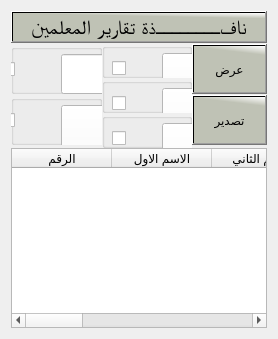
             <widget class="QWidget" name="tab_200">
              <attribute name="title">
               <string>تقارير المعلمين</string>
              </attribute>
              <layout class="QGridLayout" name="gridLayout_40">
               <item row="0" column="0">
                <layout class="QVBoxLayout" name="verticalLayout_27" stretch="5,35,60">
                 <property name="spacing">
                  <number>0</number>
                 </property>
                 <item>
                  <layout class="QGridLayout" name="gridLayout_41">
                   <item row="0" column="0">
                    <widget class="QPushButton" name="pushButton_224">
                     <property name="font">
                      <font>
                       <family>Motken K Sina</family>
                       <pointsize>15</pointsize>
                       <weight>9</weight>
                       <italic>false</italic>
                       <bold>false</bold>
                      </font>
                     </property>
                     <property name="cursor">
                      <cursorShape>PointingHandCursor</cursorShape>
                     </property>
                     <property name="styleSheet">
                      <string notr="true">background-color: qlineargradient(spread:pad, x1:0.964478, y1:0.193, x2:1, y2:0, stop:0 rgba(191, 194, 181, 255), stop:1 rgba(255, 255, 255, 255));
color:rgb(0, 0, 0);

  font: 75 15pt &quot;Motken K Sina&quot;;
color:rgb(0, 0, 0)</string>
                     </property>
                     <property name="text">
                      <string>نافــــــــذة تقارير المعلمين</string>
                     </property>
                     <property name="flat">
                      <bool>false</bool>
                     </property>
                    </widget>
                   </item>
                  </layout>
                 </item>
                 <item>
                  <layout class="QHBoxLayout" name="horizontalLayout_29" stretch="45,45,15">
                   <item>
                    <layout class="QVBoxLayout" name="verticalLayout_55" stretch="25,25">
                     <item>
                      <widget class="QGroupBox" name="groupBox_50">
                       <property name="maximumSize">
                        <size>
                         <width>500</width>
                         <height>50</height>
                        </size>
                       </property>
                       <property name="title">
                        <string/>
                       </property>
                       <widget class="QLineEdit" name="txtNameTeacher">
                        <property name="geometry">
                         <rect>
                          <x>50</x>
                          <y>10</y>
                          <width>221</width>
                          <height>40</height>
                         </rect>
                        </property>
                        <property name="maximumSize">
                         <size>
                          <width>16777215</width>
                          <height>40</height>
                         </size>
                        </property>
                        <property name="styleSheet">
                         <string notr="true">background-color:rgb(255, 255, 255);
color:rgb(0, 0, 0);
font: 10pt &quot;PT Bold Heading&quot;;</string>
                        </property>
                       </widget>
                       <widget class="QLabel" name="label_60">
                        <property name="geometry">
                         <rect>
                          <x>340</x>
                          <y>20</y>
                          <width>91</width>
                          <height>21</height>
                         </rect>
                        </property>
                        <property name="font">
                         <font>
                          <family>Motken K Sina</family>
                          <pointsize>10</pointsize>
                          <weight>50</weight>
                          <italic>false</italic>
                          <bold>false</bold>
                         </font>
                        </property>
                        <property name="styleSheet">
                         <string notr="true">background-color: qlineargradient(spread:pad, x1:0.964478, y1:0.193, x2:1, y2:0, stop:0 rgba(191, 194, 181, 255), stop:1 rgba(255, 255, 255, 255));</string>
                        </property>
                        <property name="text">
                         <string>أسم المعلم</string>
                        </property>
                       </widget>
                       <widget class="QCheckBox" name="checkBox_38">
                        <property name="geometry">
                         <rect>
                          <x>-10</x>
                          <y>10</y>
                          <width>31</width>
                          <height>31</height>
                         </rect>
                        </property>
                        <property name="text">
                         <string/>
                        </property>
                       </widget>
                      </widget>
                     </item>
                     <item>
                      <widget class="QGroupBox" name="groupBox_55">
                       <property name="maximumSize">
                        <size>
                         <width>500</width>
                         <height>50</height>
                        </size>
                       </property>
                       <property name="title">
                        <string/>
                       </property>
                       <widget class="QLabel" name="label_65">
                        <property name="geometry">
                         <rect>
                          <x>280</x>
                          <y>10</y>
                          <width>171</width>
                          <height>31</height>
                         </rect>
                        </property>
                        <property name="font">
                         <font>
                          <family>Motken K Sina</family>
                          <pointsize>10</pointsize>
                          <weight>50</weight>
                          <italic>false</italic>
                          <bold>false</bold>
                         </font>
                        </property>
                        <property name="text">
                         <string>حسب الصفوف الدراسية</string>
                        </property>
                       </widget>
                       <widget class="QComboBox" name="combReportClass">
                        <property name="enabled">
                         <bool>true</bool>
                        </property>
                        <property name="geometry">
                         <rect>
                          <x>50</x>
                          <y>10</y>
                          <width>221</width>
                          <height>47</height>
                         </rect>
                        </property>
                        <property name="styleSheet">
                         <string notr="true">background-color:rgb(255, 255, 255);
color:rgb(0, 0, 0);
font: 10pt &quot;PT Bold Heading&quot;;</string>
                        </property>
                        <item>
                         <property name="text">
                          <string/>
                         </property>
                        </item>
                        <item>
                         <property name="text">
                          <string>الاول</string>
                         </property>
                        </item>
                        <item>
                         <property name="text">
                          <string>الثاني</string>
                         </property>
                        </item>
                        <item>
                         <property name="text">
                          <string>الثالث</string>
                         </property>
                        </item>
                       </widget>
                       <widget class="QCheckBox" name="checkBox_43">
                        <property name="geometry">
                         <rect>
                          <x>-10</x>
                          <y>10</y>
                          <width>31</width>
                          <height>31</height>
                         </rect>
                        </property>
                        <property name="text">
                         <string/>
                        </property>
                       </widget>
                      </widget>
                     </item>
                    </layout>
                   </item>
                   <item>
                    <layout class="QVBoxLayout" name="verticalLayout_56" stretch="25,25,25">
                     <item>
                      <widget class="QGroupBox" name="groupBox_57">
                       <property name="maximumSize">
                        <size>
                         <width>500</width>
                         <height>50</height>
                        </size>
                       </property>
                       <property name="title">
                        <string/>
                       </property>
                       <widget class="QLabel" name="label_67">
                        <property name="geometry">
                         <rect>
                          <x>320</x>
                          <y>10</y>
                          <width>111</width>
                          <height>31</height>
                         </rect>
                        </property>
                        <property name="font">
                         <font>
                          <family>Motken K Sina</family>
                          <pointsize>10</pointsize>
                          <weight>50</weight>
                          <italic>false</italic>
                          <bold>false</bold>
                         </font>
                        </property>
                        <property name="text">
                         <string>حسب التخصص</string>
                        </property>
                       </widget>
                       <widget class="QComboBox" name="comboBox_10">
                        <property name="geometry">
                         <rect>
                          <x>60</x>
                          <y>10</y>
                          <width>221</width>
                          <height>47</height>
                         </rect>
                        </property>
                        <property name="styleSheet">
                         <string notr="true">background-color:rgb(255, 255, 255);
color:rgb(0, 0, 0);
font: 10pt &quot;PT Bold Heading&quot;;</string>
                        </property>
                       </widget>
                       <widget class="QCheckBox" name="checkBox_45">
                        <property name="geometry">
                         <rect>
                          <x>10</x>
                          <y>10</y>
                          <width>21</width>
                          <height>31</height>
                         </rect>
                        </property>
                        <property name="text">
                         <string/>
                        </property>
                       </widget>
                      </widget>
                     </item>
                     <item>
                      <widget class="QGroupBox" name="groupBox_58">
                       <property name="maximumSize">
                        <size>
                         <width>500</width>
                         <height>50</height>
                        </size>
                       </property>
                       <property name="title">
                        <string/>
                       </property>
                       <widget class="QComboBox" name="comboBox_47">
                        <property name="geometry">
                         <rect>
                          <x>60</x>
                          <y>10</y>
                          <width>221</width>
                          <height>47</height>
                         </rect>
                        </property>
                        <property name="styleSheet">
                         <string notr="true">background-color:rgb(255, 255, 255);
color:rgb(0, 0, 0);
font: 10pt &quot;PT Bold Heading&quot;;</string>
                        </property>
                       </widget>
                       <widget class="QLabel" name="label_68">
                        <property name="geometry">
                         <rect>
                          <x>320</x>
                          <y>10</y>
                          <width>111</width>
                          <height>31</height>
                         </rect>
                        </property>
                        <property name="font">
                         <font>
                          <family>Motken K Sina</family>
                          <pointsize>10</pointsize>
                          <weight>50</weight>
                          <italic>false</italic>
                          <bold>false</bold>
                         </font>
                        </property>
                        <property name="text">
                         <string>حسب المهمة</string>
                        </property>
                       </widget>
                       <widget class="QCheckBox" name="checkBox_46">
                        <property name="geometry">
                         <rect>
                          <x>10</x>
                          <y>10</y>
                          <width>21</width>
                          <height>31</height>
                         </rect>
                        </property>
                        <property name="text">
                         <string/>
                        </property>
                       </widget>
                      </widget>
                     </item>
                     <item>
                      <widget class="QGroupBox" name="groupBox_59">
                       <property name="maximumSize">
                        <size>
                         <width>500</width>
                         <height>50</height>
                        </size>
                       </property>
                       <property name="title">
                        <string/>
                       </property>
                       <widget class="QComboBox" name="comboBox_48">
                        <property name="geometry">
                         <rect>
                          <x>60</x>
                          <y>10</y>
                          <width>221</width>
                          <height>47</height>
                         </rect>
                        </property>
                        <property name="styleSheet">
                         <string notr="true">background-color:rgb(255, 255, 255);
color:rgb(0, 0, 0);
font: 10pt &quot;PT Bold Heading&quot;;</string>
                        </property>
                       </widget>
                       <widget class="QLabel" name="label_69">
                        <property name="geometry">
                         <rect>
                          <x>290</x>
                          <y>10</y>
                          <width>161</width>
                          <height>31</height>
                         </rect>
                        </property>
                        <property name="font">
                         <font>
                          <family>Motken K Sina</family>
                          <pointsize>10</pointsize>
                          <weight>50</weight>
                          <italic>false</italic>
                          <bold>false</bold>
                         </font>
                        </property>
                        <property name="text">
                         <string>حسب المواد الدراسية</string>
                        </property>
                       </widget>
                       <widget class="QCheckBox" name="checkBox_47">
                        <property name="geometry">
                         <rect>
                          <x>10</x>
                          <y>10</y>
                          <width>21</width>
                          <height>31</height>
                         </rect>
                        </property>
                        <property name="text">
                         <string/>
                        </property>
                       </widget>
                      </widget>
                     </item>
                    </layout>
                   </item>
                   <item>
                    <layout class="QGridLayout" name="gridLayout_42">
                     <item row="1" column="0">
                      <widget class="QPushButton" name="btnReportTeacher">
                       <property name="maximumSize">
                        <size>
                         <width>130</width>
                         <height>50</height>
                        </size>
                       </property>
                       <property name="styleSheet">
                        <string notr="true">background-color: qlineargradient(spread:pad, x1:0.964478, y1:0.193, x2:1, y2:0, stop:0 rgba(191, 194, 181, 255), stop:1 rgba(255, 255, 255, 255));
color:rgb(0, 0, 0);

font: 18pt &quot;Mohammad Annoktah&quot;;

font: 15pt &quot;PT Bold Heading&quot;;</string>
                       </property>
                       <property name="text">
                        <string>تصدير</string>
                       </property>
                       <property name="icon">
                        <iconset>
                         <normaloff>نظام المدرسة/تصدير.svg</normaloff>نظام المدرسة/تصدير.svg</iconset>
                       </property>
                      </widget>
                     </item>
                     <item row="0" column="0">
                      <widget class="QPushButton" name="pushButton_10">
                       <property name="maximumSize">
                        <size>
                         <width>130</width>
                         <height>50</height>
                        </size>
                       </property>
                       <property name="styleSheet">
                        <string notr="true">background-color: qlineargradient(spread:pad, x1:0.964478, y1:0.193, x2:1, y2:0, stop:0 rgba(191, 194, 181, 255), stop:1 rgba(255, 255, 255, 255));
color:rgb(0, 0, 0);

font: 18pt &quot;Mohammad Annoktah&quot;;

font: 15pt &quot;PT Bold Heading&quot;;</string>
                       </property>
                       <property name="text">
                        <string>عرض</string>
                       </property>
                       <property name="icon">
                        <iconset>
                         <normaloff>نظام المدرسة/بحث.svg</normaloff>نظام المدرسة/بحث.svg</iconset>
                       </property>
                      </widget>
                     </item>
                    </layout>
                   </item>
                  </layout>
                 </item>
                 <item>
                  <layout class="QGridLayout" name="gridLayout_43">
                   <item row="0" column="0">
                    <widget class="QTableWidget" name="tabTeachersReport">
                     <property name="styleSheet">
                      <string notr="true">QTableWidget {
    background-color: #FFFFFF;
    alternate-background-color:rgb(0, 0, 0);
    font: 9pt &quot;PT Bold Heading&quot;;
    font-weight: bold;
 color:rgb(0, 0, 0)
}

 background-color: qlineargradient(spread:pad, x1:0.964478, y1:0.193, x2:1, y2:0, stop:0 rgba(191, 194, 181, 255), stop:1 rgba(255, 255, 255, 255));
color:rgb(0, 0, 0);</string>
                     </property>
                     <column>
                      <property name="text">
                       <string>الرقم</string>
                      </property>
                     </column>
                     <column>
                      <property name="text">
                       <string>الاسم الاول</string>
                      </property>
                     </column>
                     <column>
                      <property name="text">
                       <string>الاسم الثاني</string>
                      </property>
                     </column>
                     <column>
                      <property name="text">
                       <string>الاسم الثالث</string>
                      </property>
                     </column>
                     <column>
                      <property name="text">
                       <string>اللقب</string>
                      </property>
                     </column>
                     <column>
                      <property name="text">
                       <string>رقم التلفون</string>
                      </property>
                     </column>
                     <column>
                      <property name="text">
                       <string>التخصص</string>
                      </property>
                     </column>
                     <column>
                      <property name="text">
                       <string>المهمة</string>
                      </property>
                     </column>
                    </widget>
                   </item>
                  </layout>
                 </item>
                </layout>
               </item>
              </layout>
             </widget>
